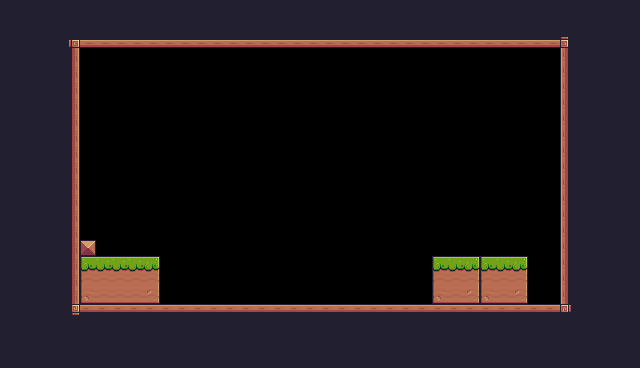

A level layout from a 2D game, rendered from its tile map. Below: a short description, then the map file with its tile-grid data intact:
An orthogonal 40x23 tile map with 16x16 px tiles, 1 tile layer (Background) and 1 object (Player).

<map version="1.10" tiledversion="1.11.0" orientation="orthogonal" renderorder="right-down" width="40" height="23" tilewidth="16" tileheight="16" infinite="0" nextlayerid="3" nextobjectid="5">
 <tileset firstgid="1" source="Maktub Pixel Adventure.tsx" />
 <layer id="1" name="Background" width="40" height="23">
  <data encoding="csv">
24,24,24,24,24,24,24,24,24,24,24,24,24,24,24,24,24,24,24,24,24,24,24,24,24,24,24,24,24,24,24,24,24,24,24,24,24,24,24,24,
24,24,24,24,24,24,24,24,24,24,24,24,24,24,24,24,24,24,24,24,24,24,24,24,24,24,24,24,24,24,24,24,24,24,24,24,24,24,24,24,
24,24,24,24,92,134,134,134,134,134,134,134,134,134,134,134,134,134,134,134,134,134,134,134,134,134,134,134,134,134,134,134,134,134,134,93,24,24,24,24,
24,24,24,24,113,0,0,0,0,0,0,0,0,0,0,0,0,0,0,0,0,0,0,0,0,0,0,0,0,0,0,0,0,0,0,111,24,24,24,24,
24,24,24,24,113,0,0,0,0,0,0,0,0,0,0,0,0,0,0,0,0,0,0,0,0,0,0,0,0,0,0,0,0,0,0,111,24,24,24,24,
24,24,24,24,113,0,0,0,0,0,0,0,0,0,0,0,0,0,0,0,0,0,0,0,0,0,0,0,0,0,0,0,0,0,0,111,24,24,24,24,
24,24,24,24,113,0,0,0,0,0,0,0,0,0,0,0,0,0,0,0,0,0,0,0,0,0,0,0,0,0,0,0,0,0,0,111,24,24,24,24,
24,24,24,112,113,0,0,0,0,0,0,0,0,0,0,0,0,0,0,0,0,0,0,0,0,0,0,0,0,0,0,0,0,0,0,111,24,24,24,24,
24,24,24,112,113,0,0,0,0,0,0,0,0,0,0,0,0,0,0,0,0,0,0,0,0,0,0,0,0,0,0,0,0,0,0,111,24,24,24,24,
24,24,24,112,113,0,0,0,0,0,0,0,0,0,0,0,0,0,0,0,0,0,0,0,0,0,0,0,0,0,0,0,0,0,0,111,24,24,24,24,
24,24,24,112,113,0,0,0,0,0,0,0,0,0,0,0,0,0,0,0,0,0,0,0,0,0,0,0,0,0,0,0,0,0,0,111,24,24,24,24,
24,24,24,112,113,0,0,0,0,0,0,0,0,0,0,0,0,0,0,0,0,0,0,0,0,0,0,0,0,0,0,0,0,0,0,111,24,24,24,24,
24,24,24,24,113,0,0,0,0,0,0,0,0,0,0,0,0,0,0,0,0,0,0,0,0,0,0,0,0,0,0,0,0,0,0,111,24,24,24,24,
24,24,24,24,113,0,0,0,0,0,0,0,0,0,0,0,0,0,0,0,0,0,0,0,0,0,0,0,0,0,0,0,0,0,0,111,24,24,24,24,
24,24,24,24,113,0,0,0,0,0,0,0,0,0,0,0,0,0,0,0,0,0,0,0,0,0,0,0,0,0,0,0,0,0,0,111,24,24,24,24,
24,24,24,24,113,35,0,0,0,0,0,0,0,0,0,0,0,0,0,0,0,0,0,0,0,0,0,0,0,0,0,0,0,0,0,111,24,24,24,24,
24,24,24,24,113,7,8,8,8,9,0,0,0,0,0,0,0,0,0,0,0,0,0,0,0,0,0,7,8,9,7,8,9,0,0,111,24,24,24,24,
24,24,24,24,113,29,30,30,30,31,0,0,0,0,0,0,0,0,0,0,0,0,0,0,0,0,0,29,30,31,29,30,31,0,0,111,24,24,24,24,
24,24,24,24,113,51,52,52,52,53,0,0,0,0,0,0,0,0,0,0,0,0,0,0,0,0,0,51,52,53,51,52,53,0,0,111,24,24,24,24,
24,24,24,24,114,90,90,90,90,90,90,90,90,90,90,90,90,90,90,90,90,90,90,90,90,90,90,90,90,90,90,90,90,90,90,115,24,24,24,24,
24,24,24,24,24,24,24,24,24,24,24,24,24,24,24,24,24,24,24,24,24,24,24,24,24,24,24,24,24,24,24,24,24,24,24,24,24,24,24,24,
24,24,24,24,24,24,24,24,24,24,24,24,24,24,24,24,24,24,24,24,24,24,24,24,24,24,24,24,24,24,24,24,24,24,24,24,24,24,24,24,
24,24,24,24,24,24,24,24,24,24,24,24,24,24,24,24,24,24,24,24,24,24,24,24,24,24,24,24,24,24,24,24,24,24,24,24,24,24,24,24
</data>
 </layer>
 <objectgroup id="2" name="Spawnpoints">
  <object id="4" name="Player" type="Player" x="128" y="223.818" width="31.8182" height="32" />
 </objectgroup>
</map>
